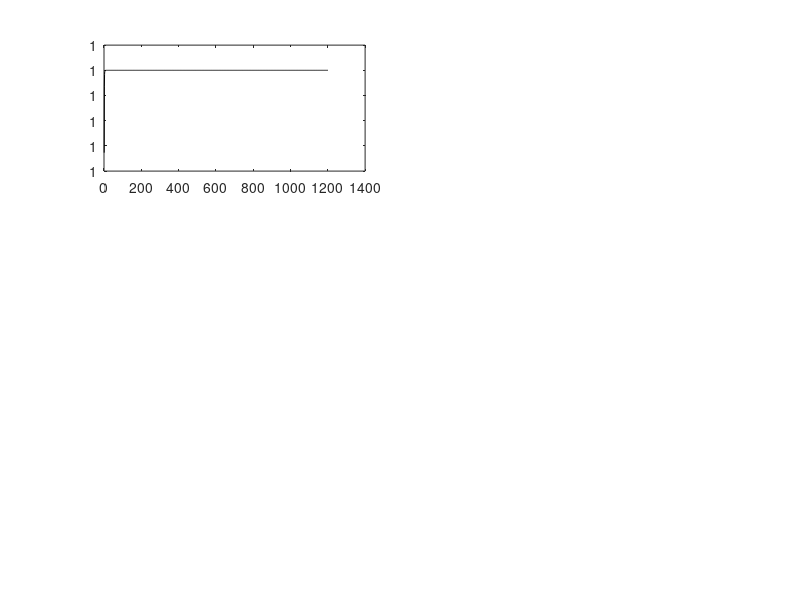

Recreate this plot in MATLAB. (Note: this script raises an error after producing the figure.)


close all
figure('Position',[100,100,750,650]);
Q = 10;
N = 1200 ;
fs = 10;
Order = @(x,n) 1/(n-1)*(n-sum(x.^2).^2./sum(x.^4));


alphaS = [0.1,1,1,10,50,200];

for n = 0:5
    
    subplot(3,2,n+1)
    
    for i=1:200    
        alpha = alphaS(n+1);
        rs = rand(3,1)*5+1;
        r1s = rs(1); r2s = rs(2);r3s = rs(3);

        for j = 1:N
            c1 = r1s(end).^4;
            c2 = r2s(end).^4;
            
            Q1 = c1/(c1+c2)*Q;
            Q2 = c2/(c1+c2)*Q;
            r1s = [r1s,r1s(end) + alpha*Q1/r1s(end).^n];
            r2s = [r2s,r2s(end) + alpha*Q2/r2s(end).^n];
        end    

        c1s = r1s.^4;
        c2s = r2s.^4;
        q = [1./c1s; 1./c2s];
        order = Order(q,2);

        p1 = plot(order,'-k'); hold on;
        
        p1.Color(4) = 0.2;

    end
    drawnow
    xlim([0,N]);

    xlabel('Iteration','Interpreter','latex');
    ylabel('$\mathcal{O}(q)$','Interpreter','latex');
    set(gca,'TickLabelInterpreter','latex');
    set(gca,'fontSize',fs);
    title(sprintf('$n=%d$',n),'Interpreter','latex');
end
    
% plot([0,4000],[1/3,1/3],'-r','LineWidth',3)